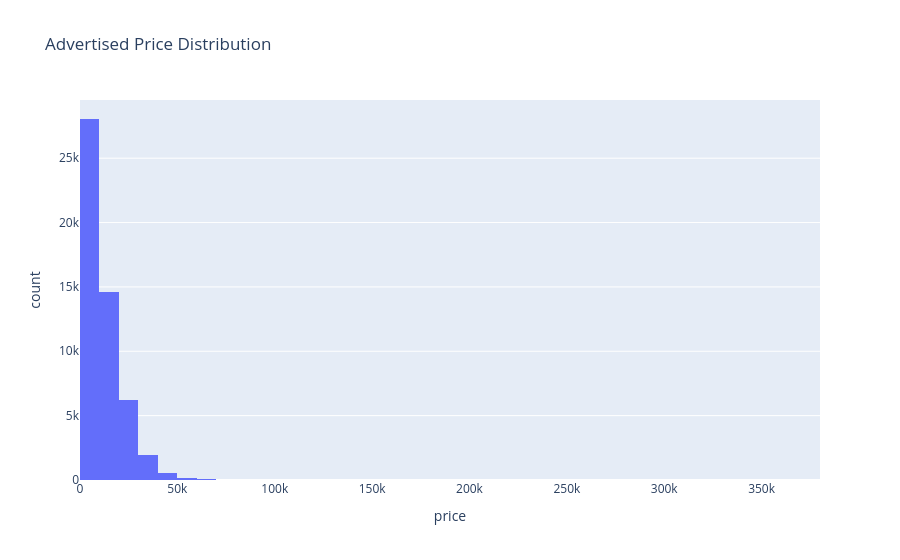

Notebook code cell kept with this figure:
### Markdown cell above
## Distribución de precios anunciados

El siguiente histograma muestra la distribución de los precios anunciados utilizando todos los registros del conjunto de datos.

### Code cell
fig = px.histogram(
    df,
    x='price',
    nbins=50,
    title='Advertised Price Distribution'
)

fig.show()

### Figure 1 — Plotly figure (JSON) as saved in the notebook; plotly's stock layout.template omitted (floating-point values rounded to 4 significant figures; data arrays with more than 128 entries replaced by an {"elided": "..."} marker saying what was removed)
{"data": [{"bingroup": "x", "hovertemplate": "price=%{x}<br>count=%{y}<extra></extra>", "legendgroup": "", "marker": {"color": "#636efa", "pattern": {"shape": ""}}, "name": "", "nbinsx": 50, "orientation": "v", "showlegend": false, "type": "histogram", "x": {"elided": "51525 int values"}, "xaxis": "x", "yaxis": "y"}], "layout": {"barmode": "relative", "legend": {"tracegroupgap": 0}, "title": {"text": "Advertised Price Distribution"}, "xaxis": {"anchor": "y", "domain": [0, 1], "title": {"text": "price"}}, "yaxis": {"anchor": "x", "domain": [0, 1], "title": {"text": "count"}}}}
